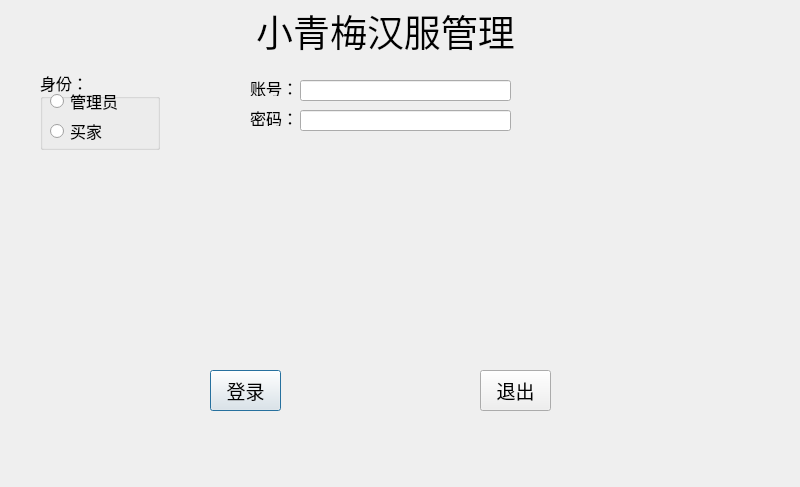
<?xml version="1.0" encoding="UTF-8"?>
<ui version="4.0">
 <class>LoginDialog</class>
 <widget class="QDialog" name="LoginDialog">
  <property name="geometry">
   <rect>
    <x>0</x>
    <y>0</y>
    <width>800</width>
    <height>487</height>
   </rect>
  </property>
  <property name="windowTitle">
   <string>Dialog</string>
  </property>
  <property name="styleSheet">
   <string notr="true">background-image: url(:/water_black.jpg);</string>
  </property>
  <widget class="QLabel" name="label">
   <property name="geometry">
    <rect>
     <x>240</x>
     <y>10</y>
     <width>291</width>
     <height>41</height>
    </rect>
   </property>
   <property name="font">
    <font>
     <family>华文行楷</family>
     <pointsize>28</pointsize>
    </font>
   </property>
   <property name="frameShape">
    <enum>QFrame::NoFrame</enum>
   </property>
   <property name="text">
    <string>小青梅汉服管理</string>
   </property>
   <property name="alignment">
    <set>Qt::AlignCenter</set>
   </property>
  </widget>
  <widget class="QLabel" name="label_2">
   <property name="geometry">
    <rect>
     <x>250</x>
     <y>110</y>
     <width>54</width>
     <height>16</height>
    </rect>
   </property>
   <property name="font">
    <font>
     <family>楷体</family>
     <pointsize>12</pointsize>
    </font>
   </property>
   <property name="text">
    <string>密码：</string>
   </property>
  </widget>
  <widget class="QLineEdit" name="pwdLineEdit">
   <property name="geometry">
    <rect>
     <x>300</x>
     <y>110</y>
     <width>211</width>
     <height>21</height>
    </rect>
   </property>
   <property name="echoMode">
    <enum>QLineEdit::Password</enum>
   </property>
  </widget>
  <widget class="QPushButton" name="loginBtn">
   <property name="geometry">
    <rect>
     <x>210</x>
     <y>370</y>
     <width>71</width>
     <height>41</height>
    </rect>
   </property>
   <property name="font">
    <font>
     <family>华文新魏</family>
     <pointsize>14</pointsize>
    </font>
   </property>
   <property name="text">
    <string>登录</string>
   </property>
   <property name="flat">
    <bool>false</bool>
   </property>
  </widget>
  <widget class="QPushButton" name="quitBtn">
   <property name="geometry">
    <rect>
     <x>480</x>
     <y>370</y>
     <width>71</width>
     <height>41</height>
    </rect>
   </property>
   <property name="font">
    <font>
     <family>华文新魏</family>
     <pointsize>14</pointsize>
    </font>
   </property>
   <property name="text">
    <string>退出</string>
   </property>
   <property name="flat">
    <bool>false</bool>
   </property>
  </widget>
  <widget class="QLabel" name="label_3">
   <property name="geometry">
    <rect>
     <x>250</x>
     <y>80</y>
     <width>54</width>
     <height>16</height>
    </rect>
   </property>
   <property name="font">
    <font>
     <family>楷体</family>
     <pointsize>12</pointsize>
    </font>
   </property>
   <property name="text">
    <string>账号：</string>
   </property>
  </widget>
  <widget class="QLineEdit" name="usernameLineEdit">
   <property name="geometry">
    <rect>
     <x>300</x>
     <y>80</y>
     <width>211</width>
     <height>21</height>
    </rect>
   </property>
  </widget>
  <widget class="QGroupBox" name="groupBox">
   <property name="geometry">
    <rect>
     <x>40</x>
     <y>70</y>
     <width>120</width>
     <height>80</height>
    </rect>
   </property>
   <property name="font">
    <font>
     <family>华文新魏</family>
     <pointsize>12</pointsize>
    </font>
   </property>
   <property name="title">
    <string>身份：</string>
   </property>
   <widget class="QRadioButton" name="adminRadioButton">
    <property name="geometry">
     <rect>
      <x>10</x>
      <y>20</y>
      <width>97</width>
      <height>22</height>
     </rect>
    </property>
    <property name="font">
     <font>
      <family>华文行楷</family>
      <pointsize>12</pointsize>
     </font>
    </property>
    <property name="text">
     <string>管理员</string>
    </property>
   </widget>
   <widget class="QRadioButton" name="buyerRadioButton">
    <property name="geometry">
     <rect>
      <x>10</x>
      <y>50</y>
      <width>97</width>
      <height>22</height>
     </rect>
    </property>
    <property name="font">
     <font>
      <family>华文楷体</family>
      <pointsize>12</pointsize>
     </font>
    </property>
    <property name="text">
     <string>买家</string>
    </property>
   </widget>
  </widget>
 </widget>
 <resources/>
 <connections/>
</ui>
